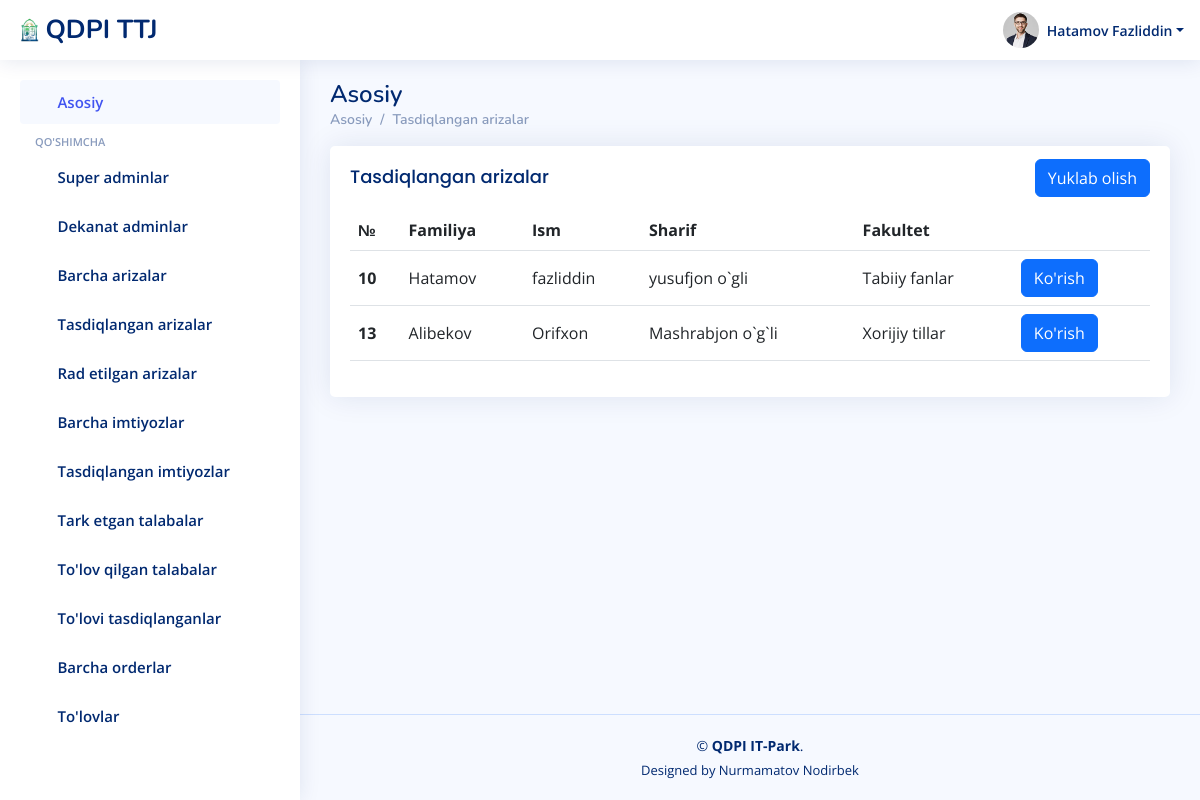
Screenshot of /ariza/tasdiqlangan/ (signed in) with the database file from the repository.
### users/models.py (models this page shows)
class User(AbstractUser):
    id = models.UUIDField(primary_key=True, default=uuid.uuid4, unique=True, editable=False)
    sharif = models.CharField(max_length=100)
    lavozim = models.CharField(max_length=100)
    fakultet = models.CharField(max_length=100, blank=True)
    parol = models.CharField(max_length=100)

### ariza/models.py (models this page shows)
class Ariza(models.Model):
    talaba_id = models.CharField(max_length=100)
    first_name = models.CharField(max_length=100)
    last_name = models.CharField(max_length=100)
    sharif = models.CharField(max_length=100)
    viloyat = models.CharField(max_length=100)
    tuman = models.CharField(max_length=100)
    kocha = models.CharField(max_length=100)
    fakultet = models.CharField(max_length=100)
    yonalish = models.CharField(max_length=100)
    kurs    = models.CharField(max_length=100)
    pasport_serya_raqam = models.CharField(max_length=100)
    pasport_rasm = models.FileField(upload_to='rasmlar/')
    xulosa = models.CharField(max_length=1000, blank=True)
    tasdiqlash = models.CharField(max_length=100, blank=True)
    sana = models.DateTimeField(auto_now_add=True)

### ariza/views.py (the view)
# urls.py: path('tasdiqlangan/', tasdiqlangan, name='tasdiqlangan'),
@csrf_exempt
def tasdiqlangan(request):
    talabalar = User.objects.filter(lavozim='talaba')
    data = Ariza.objects.filter(tasdiqlash='tasdiqlandi')
    contex = {
        'data':data,
        'talabalar':talabalar,
    }
    return render(request,  'dekanatadmin/tasdiqlangan.html', contex)

### templates/dekanatadmin/tasdiqlangan.html (shortened to what this page needs)
{% load static %}
<!DOCTYPE html>
<html lang="en">
<head>
  <link href="{% static '/assets/vendor/bootstrap/css/bootstrap.min.css' %}" rel="stylesheet">
  <link href="{% static '/assets/vendor/bootstrap-icons/bootstrap-icons.css' %}" rel="stylesheet">
  <link href="{% static '/assets/vendor/simple-datatables/style.css' %}" rel="stylesheet">
  <link href="{% static '/assets/css/style.css' %}" rel="stylesheet">
</head>
<body>
  <header id="header" class="header fixed-top d-flex align-items-center">
    <div class="d-flex align-items-center justify-content-between">
      <a href="{% url 'home' %}" class="logo d-flex align-items-center">
        <img src="{% static '/assets/img/logo.png' %}" alt="">
        <span class="d-none d-lg-block">QDPI TTJ</span>
      </a>
      <i class="bi bi-list toggle-sidebar-btn"></i>
    </div>
    <nav class="header-nav ms-auto">
      <ul class="d-flex align-items-center">
        <li class="nav-item dropdown pe-3">
          <a class="nav-link nav-profile d-flex align-items-center pe-0" href="{% url 'home' %}" data-bs-toggle="dropdown">
            <img src="{% static '/assets/img/profile-img.jpg' %}" alt="Profile" class="rounded-circle">
            <span class="d-none d-md-block dropdown-toggle ps-2">{{user.last_name}} {{user.first_name}}</span>
          </a>
        </li>
      </ul>
    </nav>
  </header>
  <aside id="sidebar" class="sidebar">
    <ul class="sidebar-nav" id="sidebar-nav">
      <li class="nav-item">
        <a class="nav-link " href="{% url 'home' %}">
          <i class="bi bi-grid"></i>
          <span>Asosiy</span>
        </a>
      </li>
      <li class="nav-heading">Qo'shimcha</li>
      <li class="nav-item">
        <a class="nav-link collapsed" href="{% url 'superadminlar' %}">
          <i class="bi bi-person-fill"></i>
          <span>Super adminlar</span>
        </a>
      </li>
      <li class="nav-item">
        <a class="nav-link collapsed" href="{% url 'dekanatadminlar' %}">
          <i class="bi bi-person"></i>
          <span>Dekanat adminlar</span>
        </a>
      </li>
      <li class="nav-item">
        <a class="nav-link collapsed" href="{% url 'barcha_arizalar' %}">
          <i class="bi bi-envelope"></i>
          <span>Barcha arizalar</span>
        </a>
      </li>
      <li class="nav-item">
        <a class="nav-link collapsed" href="{% url 'tasdiqlangan' %}">
          <i class="bi bi-person-check-fill"></i>
          <span>Tasdiqlangan arizalar</span>
        </a>
      </li>
      <li class="nav-item">
        <a class="nav-link collapsed" href="{% url 'radetilgan' %}">
          <i class="bi bi-person-x-fill"></i>
          <span>Rad etilgan arizalar</span>
        </a>
      </li>
      <li class="nav-item">
        <a class="nav-link collapsed" href="{% url 'imtiyozli_arizalar' %}">
          <i class="bi bi-file-medical"></i>
          <span>Barcha imtiyozlar</span>
        </a>
      </li>
      <li class="nav-item">
        <a class="nav-link collapsed" href="{% url 'tasdiqlangan_imtiyozli_arizalar' %}">
          <i class="bi bi-journal-check"></i>
          <span>Tasdiqlangan imtiyozlar</span>
        </a>
      </li>
      <li class="nav-item">
        <a class="nav-link collapsed" href="{% url 'tark_etgan_talaba' %}">
          <i class="bi bi-house-x-fill"></i>
          <span>Tark etgan talabalar</span>
        </a>
      </li>
      <li class="nav-item">
        <a class="nav-link collapsed" href="{% url 'barcha_tolovlar' %}">
          <i class="bi bi-cash-coin"></i>
          <span>To'lov qilgan talabalar</span>
        </a>
      </li>
      <li class="nav-item">
        <a class="nav-link collapsed" href="{% url 'tasdiqlangan_tolov' %}">
          <i class="bi bi-check2-all"></i>
          <span>To'lovi tasdiqlanganlar</span>
        </a>
      </li>
      <li class="nav-item">
        <a class="nav-link collapsed" href="{% url 'barcha_orderlar' %}">
          <i class="bi bi-bookmark-star"></i>
          <span>Barcha orderlar</span>
        </a>
      </li>
      <li class="nav-item">
        <a class="nav-link collapsed" href="{% url 'hisob_varoq' %}">
          <i class="bi bi-wallet2"></i>
          <span>To'lovlar</span>
        </a>
      </li>
    </ul>
  </aside>
  <main id="main" class="main">
    <div class="pagetitle">
      <h1>Asosiy</h1>
      <nav>
        <ol class="breadcrumb">
          <li class="breadcrumb-item"><a href="{% url 'home' %}">Asosiy</a></li>
          <li class="breadcrumb-item active"><a href="{% url 'home' %}">Tasdiqlangan arizalar</a></li>
        </ol>
      </nav>
    </div>
    <section class="section dashboard">
      <div class="row">
        <div class="col-lg-12">
          <div class="card">
            <div class="card-body">
              <div class="d-flex align-items-center justify-content-between">
                <h5 class="card-title">Tasdiqlangan arizalar</h5>
                <a class="btn btn-primary" href="{% url 'ariza_csv' %}">Yuklab olish</a>
              </div>
              <table class="table datatable">
                <thead>
                  <tr>
                    <th scope="col">№</th>
                    <th scope="col">Familiya</th>
                    <th scope="col">Ism</th>
                    <th scope="col">Sharif</th>
                    <th scope="col">Fakultet</th>
                    <th></th>
                  </tr>
                </thead>
                  <tbody>
                    {% for d in data %}
                    <tr>
                      <th scope="row">{{d.id}}</th>
                      <td>{{d.last_name}}</td>
                      <td>{{d.first_name}}</td>
                      <td>{{d.sharif}}</td>
                      <td>{{d.fakultet}}</td>
                      <td><a class="btn btn-primary" href="{% url 'radetilgan_malumotlar' d.talaba_id %}">Ko'rish</a></td>
                    </tr>
                    {% endfor %}
                  </tbody>
              </table>
            </div>
          </div>
        </div>
      </div>
    </section>
  </main>
  <footer id="footer" class="footer">
    <div class="copyright">
      &copy; <strong><span>QDPI IT-Park</span></strong>.
    </div>
    <div class="credits">
      Designed by Nurmamatov Nodirbek
    </div>
  </footer>
</body>
</html>

### static/assets/css/style.css (style rules this page uses)
:root { scroll-behavior: smooth; }
html, body { display: flex; flex-direction: column; height: 100%; }
body { font-family: "Open Sans", sans-serif; background: #f6f9ff; color: #444444; }
.main { flex-grow: 1; }
a { color: #4154f1; text-decoration: none; }
h1, h2, h3, h4, h5, h6 { font-family: "Nunito", sans-serif; }
#main { margin-top: 60px; padding: 20px 30px; transition: all 0.3s; }
.pagetitle { margin-bottom: 10px; }
.pagetitle h1 { font-size: 24px; margin-bottom: 0; font-weight: 600; color: #012970; }
.card { margin-bottom: 30px; border: none; border-radius: 5px; box-shadow: 0px 0 30px rgba(1, 41, 112, 0.1); }
.card-title { padding: 20px 0 15px 0; font-size: 18px; font-weight: 500; color: #012970; font-family: "Poppins", sans-serif; }
.card-body { padding: 0 20px 20px 20px; }
.breadcrumb { font-size: 14px; font-family: "Nunito", sans-serif; color: #899bbd; font-weight: 600; }
.breadcrumb a { color: #899bbd; transition: 0.3s; }
.breadcrumb .breadcrumb-item::before { color: #899bbd; }
.breadcrumb .active { color: #51678f; font-weight: 600; }
.logo { line-height: 1; }
@media (min-width: 1200px) { .logo { width: 280px; } }
.logo img { max-height: 26px; margin-right: 6px; }
.logo span { font-size: 26px; font-weight: 700; color: #012970; font-family: "Nunito", sans-serif; }
.header { transition: all 0.5s; z-index: 997; height: 60px; box-shadow: 0px 2px 20px rgba(1, 41, 112, 0.1); background-color: #fff; padding-left: 20px; }
.header .toggle-sidebar-btn { font-size: 32px; padding-left: 10px; cursor: pointer; color: #012970; }
.header-nav ul { list-style: none; }
.header-nav>ul { margin: 0; padding: 0; }
.header-nav .nav-profile { color: #012970; }
.header-nav .nav-profile img { max-height: 36px; }
.header-nav .nav-profile span { font-size: 14px; font-weight: 600; }
.sidebar { position: fixed; top: 60px; left: 0; bottom: 0; width: 300px; z-index: 996; transition: all 0.3s; padding: 20px; overflow-y: auto; scrollbar-width: thin; scrollbar-color: #aab7cf transparent; box-shadow: 0px 0px 20px rgba(1, 41, 112, 0.1); background-color: #fff; }
@media (min-width: 1200px) { #main, #footer { margin-left: 300px; } }
.sidebar-nav { padding: 0; margin: 0; list-style: none; }
.sidebar-nav li { padding: 0; margin: 0; list-style: none; }
.sidebar-nav .nav-item { margin-bottom: 5px; }
.sidebar-nav .nav-heading { font-size: 11px; text-transform: uppercase; color: #899bbd; font-weight: 600; margin: 10px 0 5px 15px; }
.sidebar-nav .nav-link { display: flex; align-items: center; font-size: 15px; font-weight: 600; color: #4154f1; transition: 0.3; background: #f6f9ff; padding: 10px 15px; border-radius: 4px; }
.sidebar-nav .nav-link i { font-size: 16px; margin-right: 10px; color: #4154f1; }
.sidebar-nav .nav-link.collapsed { color: #012970; background: #fff; }
.sidebar-nav .nav-link.collapsed i { color: #899bbd; }
.footer { padding: 20px 0; font-size: 14px; transition: all 0.3s; border-top: 1px solid #cddfff; }
.footer .copyright { text-align: center; color: #012970; }
.footer .credits { padding-top: 5px; text-align: center; font-size: 13px; color: #012970; }
th, td { vertical-align: middle !important; }

### rows the page displays
User: last_name "Hatamov", first_name "Fazliddin"
Ariza: id "10", last_name "Hatamov", first_name "fazliddin", sharif "yusufjon o`gli", fakultet "Tabiiy fanlar"
Ariza: id "13", last_name "Alibekov", first_name "Orifxon", sharif "Mashrabjon o`g`li", fakultet "Xorijiy tillar"
